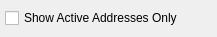
<?xml version="1.0" encoding="UTF-8"?>
<ui version="4.0">
 <comment>This file is part of the xTuple ERP: PostBooks Edition, a free and
open source Enterprise Resource Planning software suite,
Copyright (c) 1999-2010 by OpenMFG LLC, d/b/a xTuple.
It is licensed to you under the Common Public Attribution License
version 1.0, the full text of which (including xTuple-specific Exhibits)
is available at www.xtuple.com/CPAL.  By using this software, you agree
to be bound by its terms.</comment>
 <class>addresses</class>
 <widget class="QWidget" name="addresses">
  <property name="geometry">
   <rect>
    <x>0</x>
    <y>0</y>
    <width>217</width>
    <height>37</height>
   </rect>
  </property>
  <property name="windowTitle">
   <string>List Addresses</string>
  </property>
  <layout class="QGridLayout" name="gridLayout">
   <item row="0" column="0">
    <widget class="QCheckBox" name="_activeOnly">
     <property name="text">
      <string>Show Active Addresses Only</string>
     </property>
    </widget>
   </item>
  </layout>
 </widget>
 <layoutdefault spacing="5" margin="5"/>
 <pixmapfunction>qPixmapFromMimeSource</pixmapfunction>
 <resources/>
 <connections/>
</ui>
